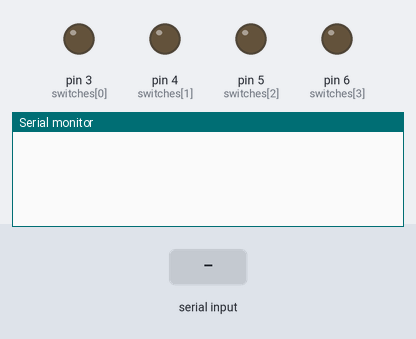
A sketch run on a simulated Arduino Uno, built with avr-gcc and run on an emulated ATmega328P. Shown: output pins drawn as LEDs (lit = HIGH), the last lines printed to the serial monitor. The inputs (shaded band) are chosen by the test bench.

Above: at 1.2 s.
1.3 s: "1" received over the second serial link
At 2.5 s:
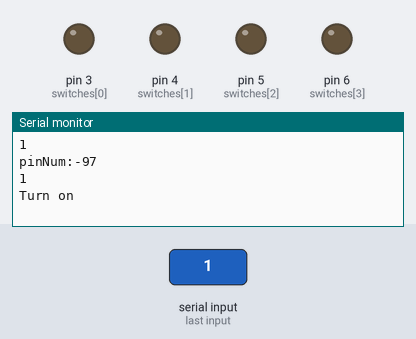
2.8 s: "0" received over the second serial link
At 3.8 s:
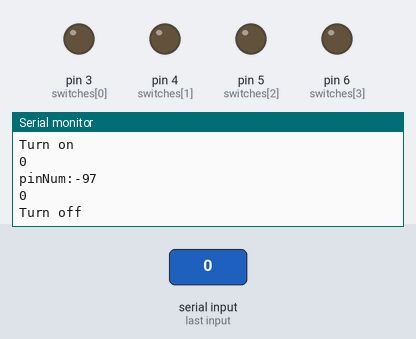

Measured:
- after the input at 1.3 s, the serial monitor: prints a new line at once (image 1)
- after the input at 2.8 s, the serial monitor: prints a new line at once (image 2)

The sketch:

ArduinoSwitchesControl.ino
```cpp
/*
 * Arduino Micro Extension Cable Switches Controller by Mathew Tung
 * Receiving Data from ESP8266 and change the ON/OFF status of each switches.
 */

#include <SoftwareSerial.h>

SoftwareSerial mySerial (10, 11); //(RX, TX)

int switches[5] = {3, 4, 5, 6, 7};
String inputString = "";         // a String to hold incoming data
boolean stringComplete = false;  // whether the string is complete
void setup() {

  //initialize serial
  Serial.begin(9600);
  mySerial.begin(115200);
  mySerial.println("SoftwareSerial begin");
  for (int i = 0; i<4; i++){
    pinMode(switches[i], OUTPUT);
  }
}

void loop() {

  String inChar;
  while (mySerial.available()) {
    // get the new byte:
    char c = mySerial.read();
    inChar += c;
  }

  inChar.trim();
  if (inChar.length()>0){
    Serial.println(inChar);

    // ASCII to int, and map to the led pins.
    int pinNum = (int)inChar[1] - 97;
    Serial.print("pinNum:");
    Serial.println(pinNum);

    Serial.println(inChar[0]);

    // turn on/off the led.
    if (inChar[0] == '1'){
      Serial.println("Turn on");
      digitalWrite(switches[pinNum], HIGH);
    } else if (inChar[0] == '0'){
      digitalWrite(switches[pinNum], LOW);
      Serial.println("Turn off");
    }
  }

}
```
